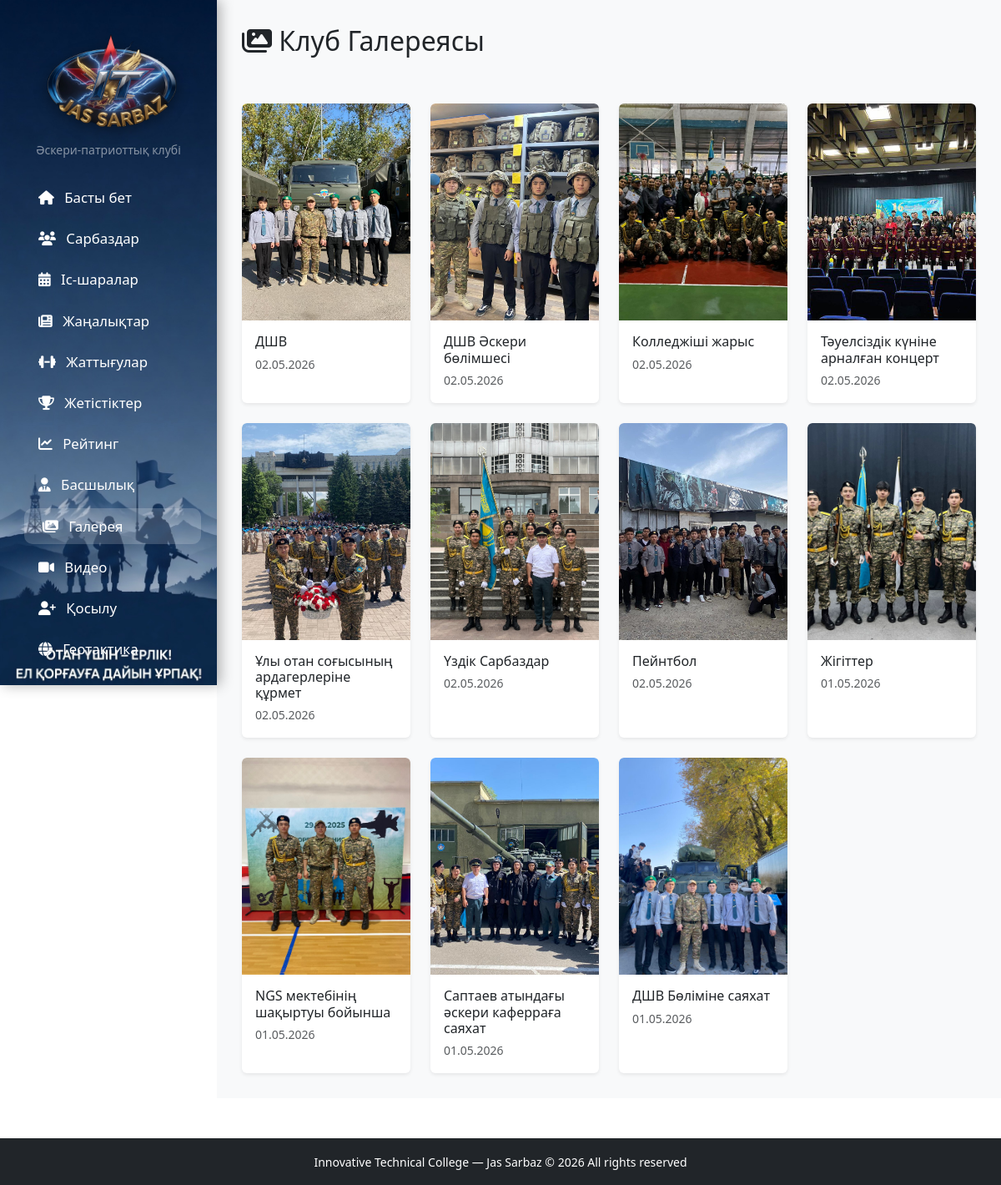
Page /gallery/ on the committed database.
### core/models.py (models this page shows, shortened)
class GalleryImage(models.Model):
    title = models.CharField("Название", max_length=150)
    image = models.ImageField(upload_to='gallery/')
    upload_date = models.DateTimeField(auto_now_add=True)

### core/views.py (the view)
# urls.py: path('gallery/', views.gallery, name='gallery'),
def gallery(request):
    images = GalleryImage.objects.all().order_by('-upload_date')
    return render(request, 'core/gallery.html', {'images': images})

### templates/core/gallery.html (shortened to what this page needs)
{% extends 'core/base.html' %}
{% block content %}
<div class="d-flex justify-content-between align-items-center mb-5">
    <h2><i class="fas fa-images"></i> Клуб Галереясы</h2>
</div>
<div class="row g-4">
    {% for img in images %}
    <div class="col-lg-3 col-md-4 col-sm-6">
        <div class="card h-100 shadow-sm border-0 overflow-hidden"
             style="cursor: pointer;"
             onclick="openGallery({{ forloop.counter0 }})">
            <img src="{{ img.image.url }}"
                 class="card-img-top w-100"
                 style="height: 260px; object-fit: cover;"
                 alt="{{ img.title }}">
            <div class="card-body">
                <h6 class="mb-1">{{ img.title }}</h6>
                <small class="text-muted">{{ img.upload_date|date:"d.m.Y" }}</small>
            </div>
        </div>
    </div>
    {% endfor %}
</div>
{% endblock %}

### templates/core/base.html (shortened to what this page needs)
{% load static %}
<!DOCTYPE html>
<html lang="ru">
<head>
    <link href="https://cdn.jsdelivr.net/npm/bootstrap@5.3.3/dist/css/bootstrap.min.css" rel="stylesheet">
    <link href="https://cdnjs.cloudflare.com/ajax/libs/font-awesome/6.5.0/css/all.min.css" rel="stylesheet">
</head>
<body>
<div class="sidebar p-3 d-none d-lg-block">
    <div class="text-center mb-4 pt-3">
        <img src="{% static 'images/jsintc_logo.jpg' %}" alt="Jas Sarbaz" style="max-height: 135px; filter: drop-shadow(0 4px 8px rgba(0,0,0,0.4));">
        <small class="text-white-50">Әскери-патриоттық клубі</small>
    </div>
    <ul class="nav flex-column px-2">
        <li><a href="/" class="nav-link {% if request.path == '/' %}active{% endif %}"><i class="fas fa-home me-2"></i> Басты бет</a></li>
        <li><a href="/members/" class="nav-link {% if 'members' in request.path %}active{% endif %}"><i class="fas fa-users me-2"></i> Сарбаздар</a></li>
        <li><a href="/events/" class="nav-link {% if 'events' in request.path %}active{% endif %}"><i class="fas fa-calendar-alt me-2"></i> Іс-шаралар</a></li>
        <li><a href="/news/" class="nav-link"><i class="fas fa-newspaper me-2"></i> Жаңалықтар</a></li>
        <li><a href="/trainings/" class="nav-link"><i class="fas fa-dumbbell me-2"></i> Жаттығулар</a></li>
        <li><a href="/achievements/" class="nav-link"><i class="fas fa-trophy me-2"></i> Жетістіктер</a></li>
        <li><a href="/rating/" class="nav-link"><i class="fas fa-chart-line me-2"></i> Рейтинг</a></li>
        <li><a href="/leadership/" class="nav-link"><i class="fas fa-user-tie me-2"></i> Басшылық</a></li>
        <li><a href="/gallery/" class="nav-link {% if 'gallery' in request.path %}active{% endif %}"><i class="fas fa-images me-2"></i> Галерея</a></li>
        <li><a href="/videos/" class="nav-link {% if 'videos' in request.path %}active{% endif %}"><i class="fas fa-video me-2"></i> Видео</a></li>
        <li><a href="/join/" class="nav-link"><i class="fas fa-user-plus me-2"></i> Қосылу</a></li>
        <li><a href="https://geotaktika.kz" target="_blank" class="nav-link"><i class="fas fa-globe me-2"></i> Геотактика</a></li>
    </ul>
</div>
<div class="main-content">
    {% block content %}{% endblock %}
</div>
<footer class="bg-dark text-white py-3 mt-5">
    <div class="container text-center">
        <small>Innovative Technical College — Jas Sarbaz © 2026 All rights reserved</small>
    </div>
</footer>
</body>
</html>

### rows in the picture
GalleryImage: image (picture), title "ДШВ", upload_date "02.05.2026"
GalleryImage: image (picture), title "ДШВ Әскери бөлімшесі", upload_date "02.05.2026"
GalleryImage: image (picture), title "Колледжіші жарыс", upload_date "02.05.2026"
GalleryImage: image (picture), title "Тәуелсіздік күніне арналған концерт", upload_date "02.05.2026"
GalleryImage: image (picture), title "Ұлы отан соғысының ардагерлеріне құрмет", upload_date "02.05.2026"
GalleryImage: image (picture), title "Үздік Сарбаздар", upload_date "02.05.2026"
GalleryImage: image (picture), title "Пейнтбол", upload_date "02.05.2026"
GalleryImage: image (picture), title "Жігіттер", upload_date "01.05.2026"
GalleryImage: image (picture), title "NGS мектебінің шақыртуы бойынша", upload_date "01.05.2026"
GalleryImage: image (picture), title "Саптаев атындағы әскери каферраға саяхат", upload_date "01.05.2026"
GalleryImage: image (picture), title "ДШВ Бөліміне саяхат", upload_date "01.05.2026"
